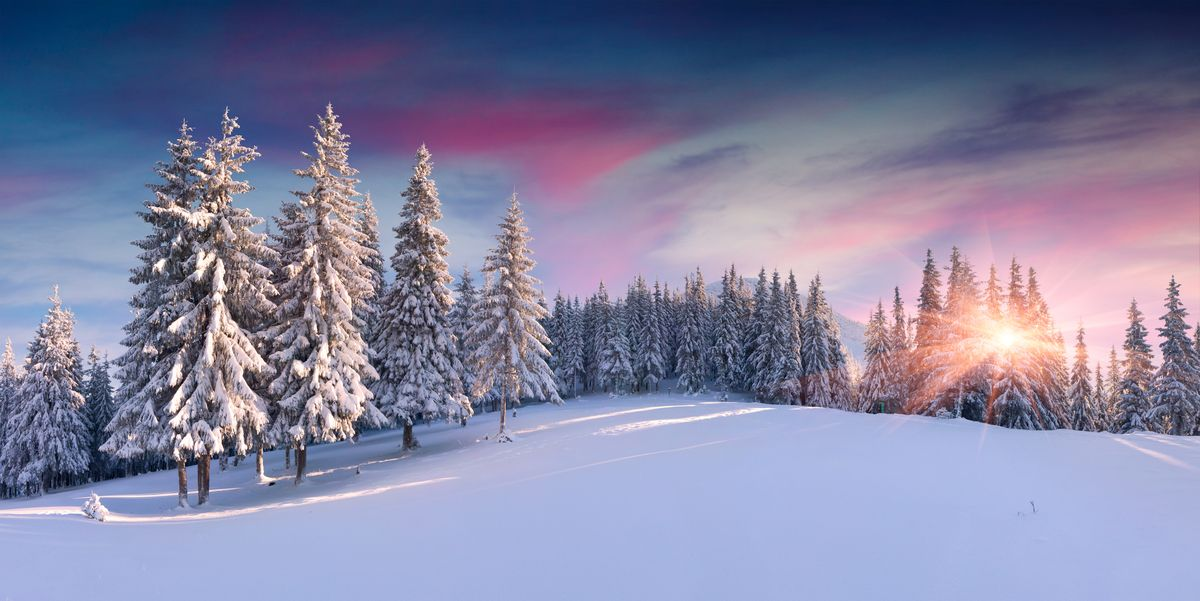
#> input picture Assignment 1/winter.jpg, 1200 x 601 px, found by its file name
$ python q3.py
#> lines starting #> are read from the running program, lines starting #| are printed output that depends on the picture
import cv2

# [fp=y(end:-1:1,:)]

def flip_image(image_path):

    # Read the image and return a numpy array loaded with the image
    img = cv2.imread(image_path, cv2.IMREAD_GRAYSCALE)
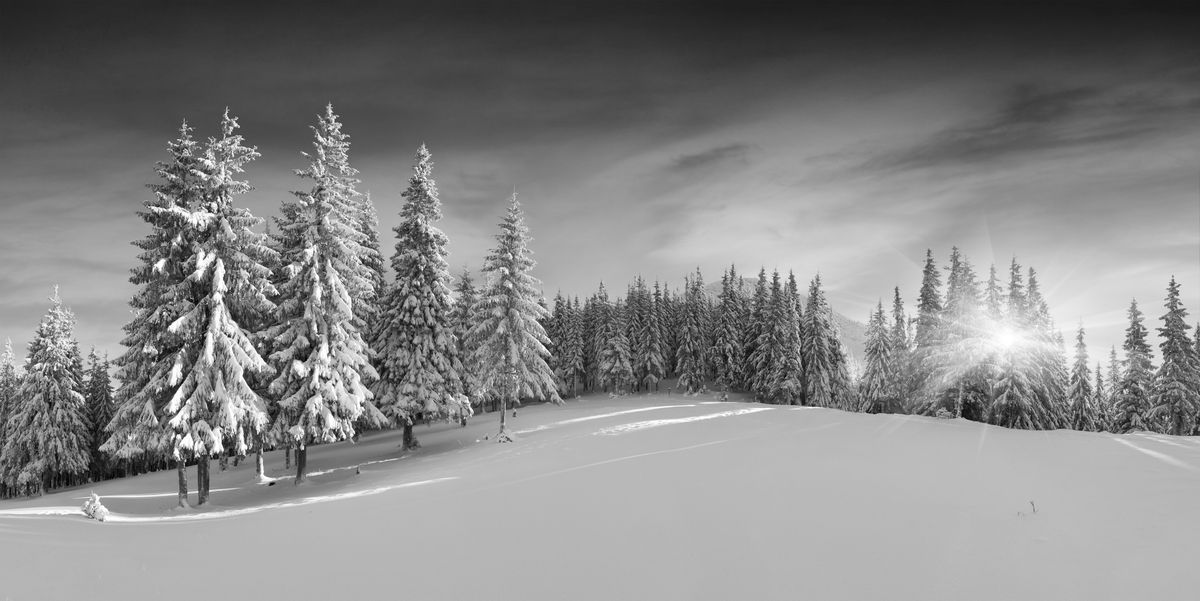
#> img: shape (601, 1200); min 0, max 255, mean 134.3
    cv2.imshow('Original Gray Image', img)    # window_name, image
    cv2.waitKey(0)

    flipped_img = img[::-1, :]  # upside-down image
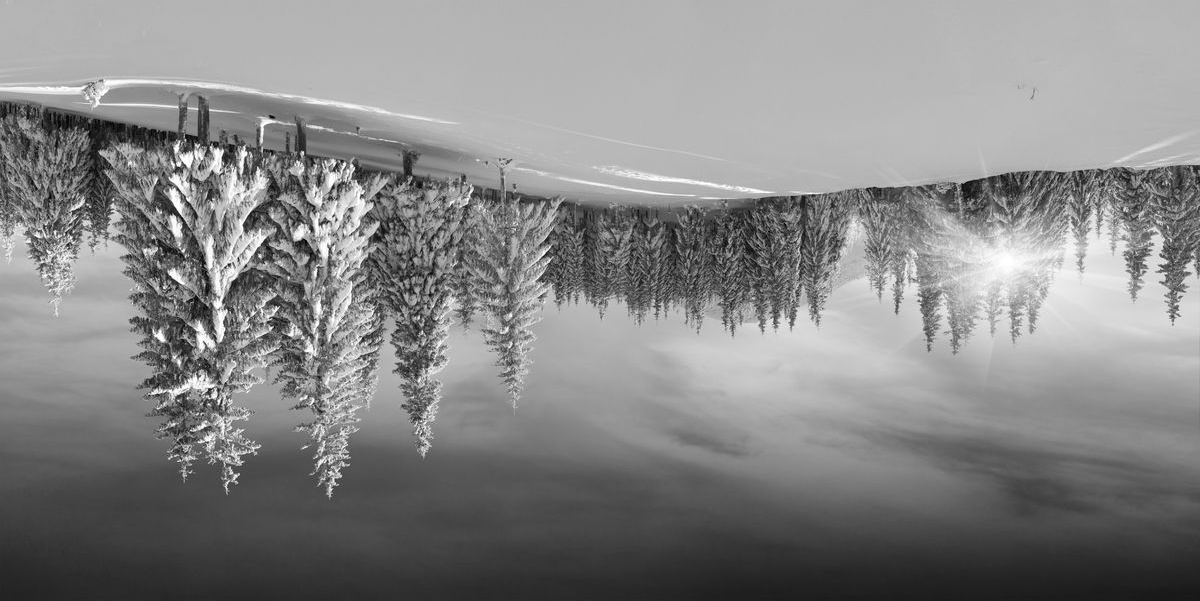
#> flipped_img: shape (601, 1200); min 0, max 255, mean 134.3
    cv2.imshow('Flipped Image', flipped_img)    # window_name, image
    cv2.waitKey(0)

    # Close all windows
    cv2.destroyAllWindows()

# Image path
image_path = r'C:\Users\sayan\Desktop\ETCE Eight Sem - Shortcut\DIP\DIP-assignments\Assignment 1\winter.jpg'

# Call the function
flip_image(image_path)
